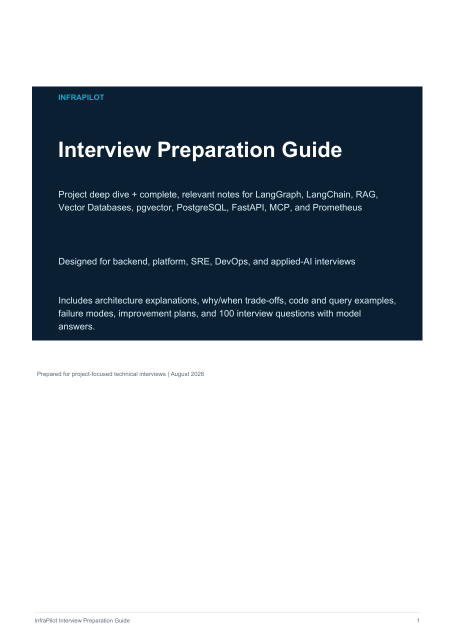
#> input picture tmp/pdfs/rendered/page-01.png, 910 x 1287 px (shown at 1/2 size); its folder holds only this picture in this run
$ python make_contact_sheets.py
#> lines starting #> are read from the running program, lines starting #| are printed output that depends on the picture
from pathlib import Path
from PIL import Image, ImageOps, ImageDraw

src = Path("/Users/shashi/Projects/Personal/infra-pilot/tmp/pdfs/rendered")
pages = sorted(src.glob("page-*.png"))
out = src / "contact"
out.mkdir(exist_ok=True)

for group_no in range(0, len(pages), 10):
    selected = pages[group_no:group_no + 10]
    thumbs = []
    for idx, path in enumerate(selected, start=group_no + 1):
        im = Image.open(path).convert("RGB")
#> im is the input picture: PIL image 910x1287 RGB; mean R, G, B 175.7, 182.5, 189
        w = 250
        h = round(im.height * w / im.width)
#> h = 354
        im = im.resize((w, h), Image.Resampling.LANCZOS)
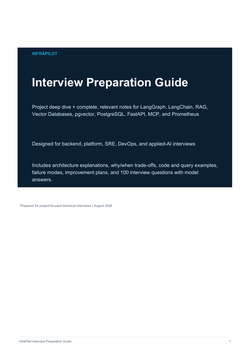
#> im: PIL image 250x354 RGB; mean R, G, B 175.5, 182.3, 188.8
        canvas = Image.new("RGB", (w + 8, h + 30), "white")
#> canvas: PIL image 258x384 RGB; every value is 255
        canvas.paste(im, (4, 24))
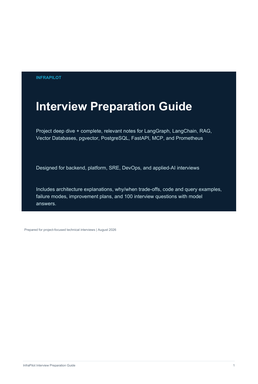
#> canvas: PIL image 258x384 RGB; mean R, G, B 184, 190, 195.9
        draw = ImageDraw.Draw(canvas)
        draw.text((6, 5), f"Page {idx}", fill="black")
        canvas = ImageOps.expand(canvas, border=1, fill="#9aa7b4")
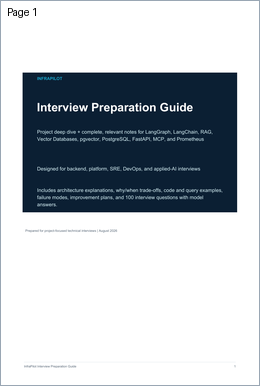
#> canvas: PIL image 260x386 RGB; mean R, G, B 183.5, 189.6, 195.5
        thumbs.append(canvas)
    cols = 2
    rows = (len(thumbs) + cols - 1) // cols
#> rows = 1
    cw = max(i.width for i in thumbs)
#> cw = 260
    ch = max(i.height for i in thumbs)
#> ch = 386
    sheet = Image.new("RGB", (cols * cw + 30, rows * ch + 30), "#dde4ea")
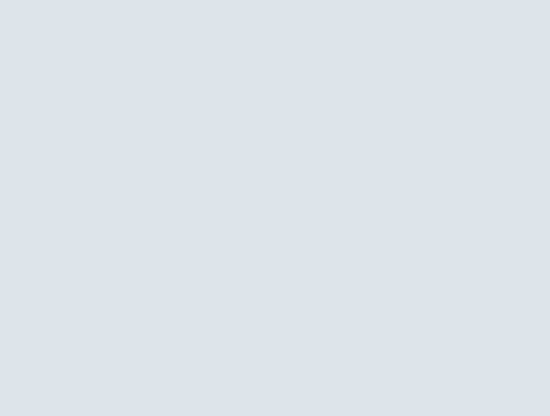
#> sheet: PIL image 550x416 RGB; mean R, G, B 221, 228, 234
    for i, im in enumerate(thumbs):
        x = 10 + (i % cols) * cw
        y = 10 + (i // cols) * ch
        sheet.paste(im, (x, y))
#> this loop made 1 pass
#> (x, y) on pass 1: (10, 10)
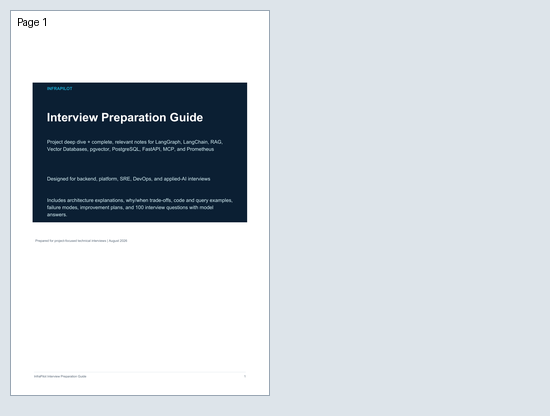
#> sheet: PIL image 550x416 RGB; mean R, G, B 204.5, 211.1, 217.1
    sheet.save(out / f"contact-{group_no // 10 + 1}.jpg", quality=88)

$ run again, on tmp/pdfs/rendered/page-07.png
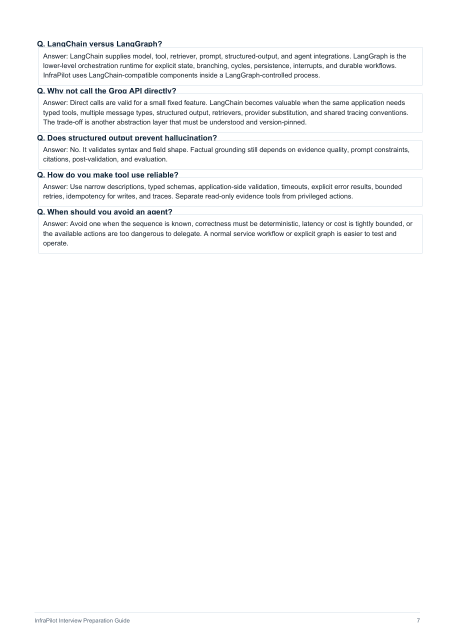
#> input picture tmp/pdfs/rendered/page-07.png, 910 x 1287 px (shown at 1/2 size)
#> im is the input picture: PIL image 910x1287 RGB; mean R, G, B 249.1, 249.4, 249.8
#> im: PIL image 250x354 RGB
#> `canvas = ImageOps.expand(canvas, border=1, fill="#9aa7b4")`:
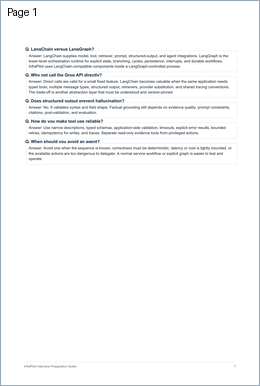
#> canvas: PIL image 260x386 RGB; mean R, G, B 248, 248.5, 249
#> rows = 1
#> cw = 260
#> ch = 386
#> the loop `for i, im in enumerate(thumbs):` made 1 pass
#> (x, y) on pass 1: (10, 10)
#> after the loop `for i, im in enumerate(thumbs):`:
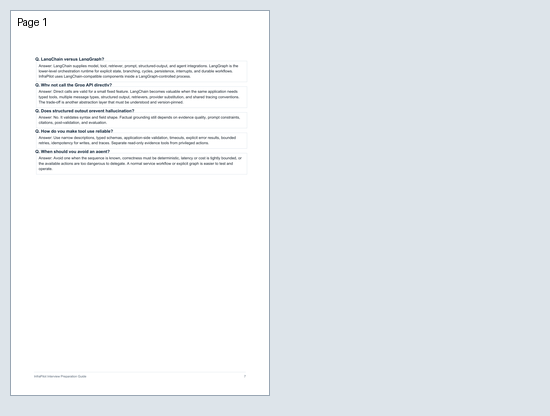
#> sheet: PIL image 550x416 RGB; mean R, G, B 232.8, 237, 240.6
